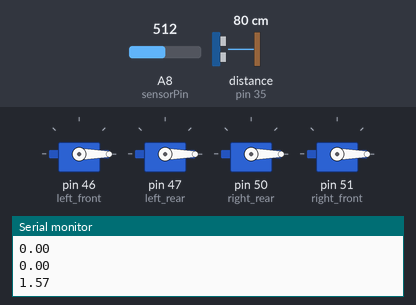
Bench run of a sketch on a simulated Arduino Mega 2560, built with avr-gcc and run on an emulated ATmega2560. On the bench: 4 × servo, the last lines printed to the serial monitor. Wiring (inferred from the names in the program): ultrasonic range finder: trigger pin 34; echo pin 35. Inputs (shaded band) come from the test bench; at power-on: A8 (sensorPin) = 512, distance to the obstacle (sensor on pin 35) 80 cm. The echo pulse lasts 58.3 µs per cm.

Above: at 1.7 s.
1.8 s: A8 (sensorPin) set to 496
At 1.97 s:
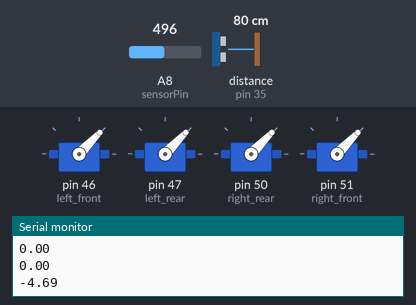
At 2.83 s:
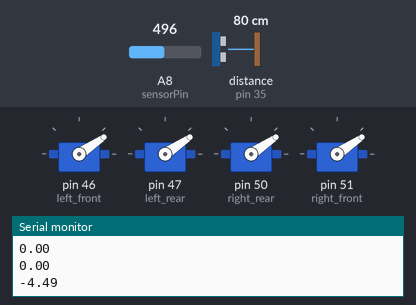
4.8 s: A8 (sensorPin) set to 349
At 6.27 s:
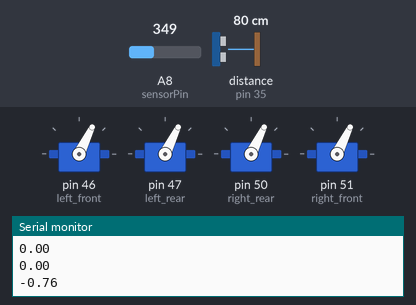
7.8 s: distance to the obstacle (sensor on pin 35) set to 2 cm
10.8 s: A8 (sensorPin) set to 511
Timing chart, 0 to 13.8 s (numbered marks = the images above; inputs shaded):
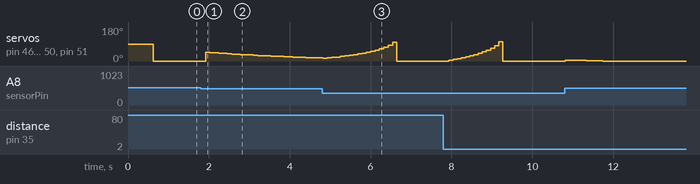

The sketch:

TurningController.ino
```cpp
//----MotorSetup----
# include <Servo.h>   // include the library of servo motor control
float EMA_a = 0.9;
double EMA_S = 0;

// define the control pin of each motor
const byte left_front = 46;
const byte left_rear = 47;
const byte right_rear = 50;
const byte right_front = 51;

Servo left_front_motor;
Servo left_rear_motor;
Servo right_rear_motor;
Servo right_front_motor;
//----MotorSetup----

//----InverseKinematicValues----
double L = 7.620;
double l = 9.078;
double R_w = 2.54;
//----InverseKinematicValues----

//----PIDValues----
double Kp_x = 3.38;    double Ki_x = 0.154;
double Kp_y = 1.96;    double Ki_y = 0.205;
double Kp_z = 2.4;    double Ki_z = 0.343;

double elapsedTime;
double error;
double lastError;
double input, output, setPoint;
double cumError, rateError;

double reference_x = 0;
double reference_y = 0;
double reference_z = PI/2;
//----PIDValues----


//----Ultrasound----
const int trigPin = 34;
const int echoPin = 35;

long Ultraduration;
int Ultradistance;
//----Ultrasound----

//----Kalman----
double last_est_gyro = 0;
double last_var_gyro = 999;
double process_noise_gyro = 1;
double sensor_noise_gyro = 15;
double rawdata = 0;
//----Kalman----

//----Gyro----
const int sensorPin = A8;           //define the pin that gyro is connected
int T = 100;                        // T is the time of one loop, 0.1 sec
int sensorValue = 0;           // read out value of sensor
float gyroSupplyVoltage = 5;      // supply voltage for gyro
float gyroZeroVoltage = 0;         // the value of voltage when gyro is zero
float gyroSensitivity = 0.0055;     // gyro sensitivity unit is (mv/degree/second) get from datasheet
float rotationThreshold = 3;      // because of gyro drifting, defining rotation angular velocity less
// than this value will be ignored
double gyroRate = 0;                      // read out value of sensor in voltage
double currentAngle = 0;               // current angle calculated by angular velocity integral on
byte serialRead = 0;

double radiansAngle = 0;
//----Gyro----

//----InverseKinematics----
double FL_Ang_Vel = 0;
double FR_Ang_Vel = 0;
double BL_Ang_Vel = 0;
double BR_Ang_Vel = 0;

double FLspeed_val = 0;
double BLspeed_val = 0;
double BRspeed_val = 0;
double FRspeed_val = 0;
//----InverseKinematics----

void setup() {
  pinMode(trigPin, OUTPUT); // Sets the trigPin as an Output
  pinMode(echoPin, INPUT); // Sets the echoPin as an Input
  Serial.begin(9600);

  left_front_motor.attach(left_front);
  left_rear_motor.attach(left_rear);
  right_rear_motor.attach(right_rear);
  right_front_motor.attach(right_front);


  //----Gyro----
  int i;
  float sum = 0;
  EMA_S = analogRead(sensorPin);     //set EMA S for t=1

  pinMode(sensorPin, INPUT);

  Serial.println("please keep the sensor still for calibration");
  Serial.println("get the gyro zero voltage");
  for (i = 0; i < 100; i++) // read 100 values of voltage when gyro is at still, to calculate the zero-drift.
  {
    sensorValue = analogRead(sensorPin);
    sum += sensorValue;
    delay(5);
  }
  gyroZeroVoltage = sum / 100;  // average the sum as the zero drifting
}
//----Gyro----


void loop() {
  //delay(2000);
  TurningController(reference_x, reference_y, reference_z, Kp_x, Ki_x, Kp_y, Ki_y, Kp_z, Ki_z);
}


void TurningController(double reference_x, double reference_y, double reference_z, double Kp_x, double Ki_x, double Kp_y, double Ki_y, double Kp_z, double Ki_z) {
  //----Ultrasound----
  digitalWrite(trigPin, LOW);
  delayMicroseconds(2);
  digitalWrite(trigPin, HIGH);
  delayMicroseconds(10);
  digitalWrite(trigPin, LOW);
  Ultraduration = pulseIn(echoPin, HIGH);
  // Calculating the distance
  Ultradistance = 11.5 + Ultraduration * 0.034 / 2; // distance from centre of robot
  //Serial.print("Distance: ");
  //Serial.println(Ultradistance);
  //----Ultrasound----

  //----Gyro----
  // find rate value - the drift rate (when it is still)

  sensorValue = analogRead(sensorPin);  //read the sensor value using ADC
  EMA_S = (EMA_a*sensorValue) + ((1-EMA_a)*EMA_S);
//  Serial.print(EMA_S);
//  Serial.print(",");
//  Serial.println(analogRead(sensorPin));
//
  gyroRate = ((EMA_S - gyroZeroVoltage) * gyroSupplyVoltage) / 1023;
  // read out voltage divided the gyro sensitivity to calculate the angular velocity
  // from Data Sheet, gyroSensitivity is 0.007 V/dps


  float angularVelocity = gyroRate / gyroSensitivity;
//  Serial.println(angularVelocity);
  // if the angular velocity is less than the threshold, ignore it
  if (angularVelocity >= rotationThreshold || angularVelocity <= -rotationThreshold)
  {
    // we are running a loop in T (of T/1000 second).
    currentAngle += angularVelocity/(1000/T);
  }
  // keep the angle between 0-360
  if (currentAngle < 0)
  {
    currentAngle += 360;
  }
  else if (currentAngle > 359)
  {
    currentAngle -= 360;
  }

  //Serial.println(currentAngle);
  //delay(500);
  radiansAngle = currentAngle * (PI / 180);
  //Serial.print(angularVelocity);
  //Serial.print(" ");
  //Serial.println(currentAngle);

  // control the time per loop
  delay (T);

  //----Controller----
  double V_x = PID_Controller(reference_x, 0, Kp_x, Ki_x);
  double V_y = PID_Controller(reference_y, 0, Kp_y, Ki_y);
  double V_z = PID_Controller(reference_z, radiansAngle, Kp_z, Ki_z);

  //Serial.println(V_z);


  FL_Ang_Vel = FL_InverseKinematics(V_x, V_y,  V_z);
  FR_Ang_Vel = FR_InverseKinematics( V_x, V_y, V_z);
  BL_Ang_Vel = BL_InverseKinematics( V_x,  V_y,  V_z);
  BR_Ang_Vel = BR_InverseKinematics( V_x, V_y,  V_z);

  //Serial.println(FL_Ang_Vel);
  //  Serial.println(FR_Ang_Vel);

  double FLspeed_val = WriteMicroseconds(FL_Ang_Vel / 1000);
  constrain(FLspeed_val, 0, 500);
  double BLspeed_val = WriteMicroseconds(BL_Ang_Vel / 1000);
  constrain(BLspeed_val, 0, 500);
  double BRspeed_val = WriteMicroseconds(BR_Ang_Vel / 1000);
  constrain(BRspeed_val, 0, 500);
  double FRspeed_val = WriteMicroseconds(FR_Ang_Vel / 1000);
  constrain(FRspeed_val, 0, 500);

  //Serial.println(FLspeed_val);
  //Serial.println(FRspeed_val);
  //Serial.println(FLspeed_val);
  //Serial.println(FRspeed_val);

  // CCW Rotation
    left_front_motor.writeMicroseconds(1500 + FRspeed_val);
    left_rear_motor.writeMicroseconds(1500 + BRspeed_val);
    right_rear_motor.writeMicroseconds(1500 + BRspeed_val);
    right_front_motor.writeMicroseconds(1500 + FRspeed_val);
}

double FL_InverseKinematics(double v_x, double v_y, double omega_z) {
  double FL_Ang_Vel;
  FL_Ang_Vel = (v_x + v_y - (omega_z * (L + l))) / R_w;
  return FL_Ang_Vel;
}

double FR_InverseKinematics(double v_x, double v_y, double omega_z) {
  double FR_Ang_Vel;
  FR_Ang_Vel = (v_x - v_y + (omega_z * (L + l))) / R_w;
  return FR_Ang_Vel;
}

double BL_InverseKinematics(double v_x, double v_y, double omega_z) {
  double BL_Ang_Vel;
  BL_Ang_Vel = (v_x - v_y - (omega_z * (L + l))) / R_w;
  return BL_Ang_Vel;
}

double BR_InverseKinematics(double v_x, double v_y, double omega_z) {
  double BR_Ang_Vel;
  BR_Ang_Vel = (v_x + v_y + (omega_z * (L + l))) / R_w;
  return BR_Ang_Vel;
}

double PID_Controller (double reference, double current, double Kp, double Ki) {
  //Serial.println("PIDTest");
  unsigned long currentTime, previousTime;
  double elapsedTime, error, cumError, rateError, lastError;

  currentTime = millis();
  elapsedTime = (double)(currentTime - previousTime);

  error = reference - current;
  //error = PI/2;
  Serial.println(error);
  //delay(1000);
  //Serial.println(error);
  cumError += error * elapsedTime;
  rateError = (error - lastError) / elapsedTime;

  double out = (Kp * error + Ki * cumError);

  //Serial.println(out);

  //Serial.print(out);

  lastError = error;
  previousTime = currentTime;

  return out;
}

double WriteMicroseconds (double AngVel) {
  double Microseconds = 265 - sqrt((88035 / 2) - (25000 * AngVel));
  return Microseconds;
}

double Kalman(double rawdata, double prev_est) { // Kalman filter for gyro readings
  double a_priori_est, a_post_est, a_priori_var, a_post_var, kalman_gain;

  a_priori_est = prev_est;
  a_priori_var = last_var_gyro + process_noise_gyro;

  kalman_gain = a_priori_var / (a_priori_var + sensor_noise_gyro);
  a_post_est = a_priori_est + kalman_gain * (rawdata - a_priori_est);
  a_post_var = (1 - kalman_gain) * a_priori_var;
  last_var_gyro = a_post_var;
  return a_post_est;
}
//----Controller----
```

Measured:
- the behaviour switches between 509 and 508 on A8 (sensorPin) (found by bisection; images 0 and 1)
- after the input at 1.8 s, servo on pin 46 (left_front), servo on pin 47 (left_rear), servo on pin 50 (right_rear), servo on pin 51 (right_front): 0° → 46° after 0.12 s, → 45° 0.11 s later, → 43° 0.11 s later, → 42° 0.11 s later, … (26 changes in this stretch)
